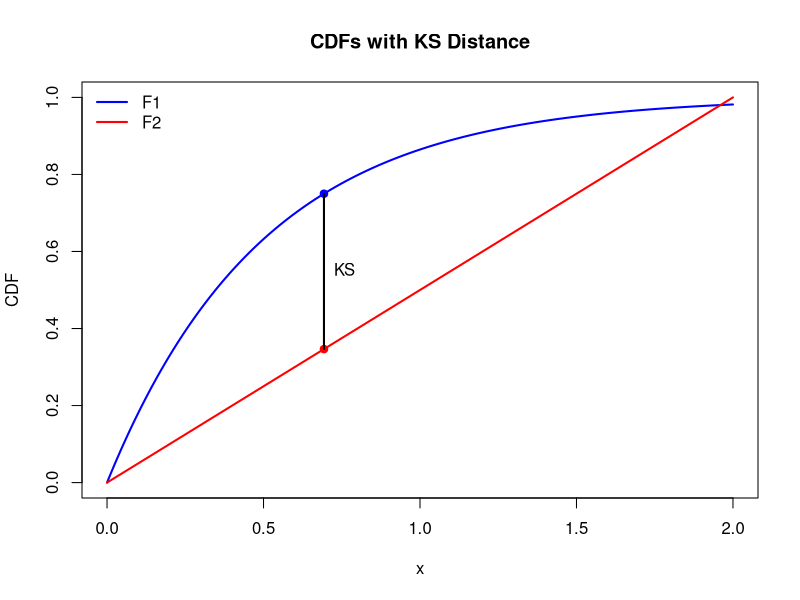

Recreate this plot in R.
## ---- chunk 1
#| echo: false
#| fig-align: center
plot_ks <- function(F1, F2, xrange = c(-5, 5), n = 2001) {
  
  # Grid for plotting
  x <- seq(xrange[1], xrange[2], length.out = n)
  f1_vals <- F1(x)
  f2_vals <- F2(x)
  
  # Compute KS distance: maximize |F1(x) - F2(x)|
  objective <- function(z) abs(F1(z) - F2(z))
  opt <- optimize(objective, interval = xrange, maximum = TRUE)
  
  ks_x <- opt$maximum
  ks_d <- opt$objective
  
  # Plot the CDFs
  plot(x, f1_vals, type = "l", lwd = 2, col = "blue",
       ylim = c(0,1), xlab = "x", ylab = "CDF", main = "CDFs with KS Distance")
  lines(x, f2_vals, lwd = 2, col = "red")
  legend("topleft", legend = c("F1", "F2"),
         col = c("blue", "red"), lwd = 2, bty = "n")
  
  # Draw KS line segment
  points(ks_x, F1(ks_x), pch = 19, col = "blue")
  points(ks_x, F2(ks_x), pch = 19, col = "red")
  segments(ks_x, F1(ks_x), ks_x, F2(ks_x), lwd = 2, col = "black")
  
  # Annotate
  text(ks_x, mean(c(F1(ks_x), F2(ks_x))), 
       labels = "KS",
       #labels = paste0("KS = ", format(ks_d, digits=3)),
       pos = 4)
  
  invisible(list(ks_distance = ks_d, location = ks_x))
}
F1 <- function(x) pexp(x, rate = 2)        # e.g. exponential
F2 <- function(x) punif(x, min = 0, max = 2)
plot_ks(F1, F2, xrange = c(0, 2))

